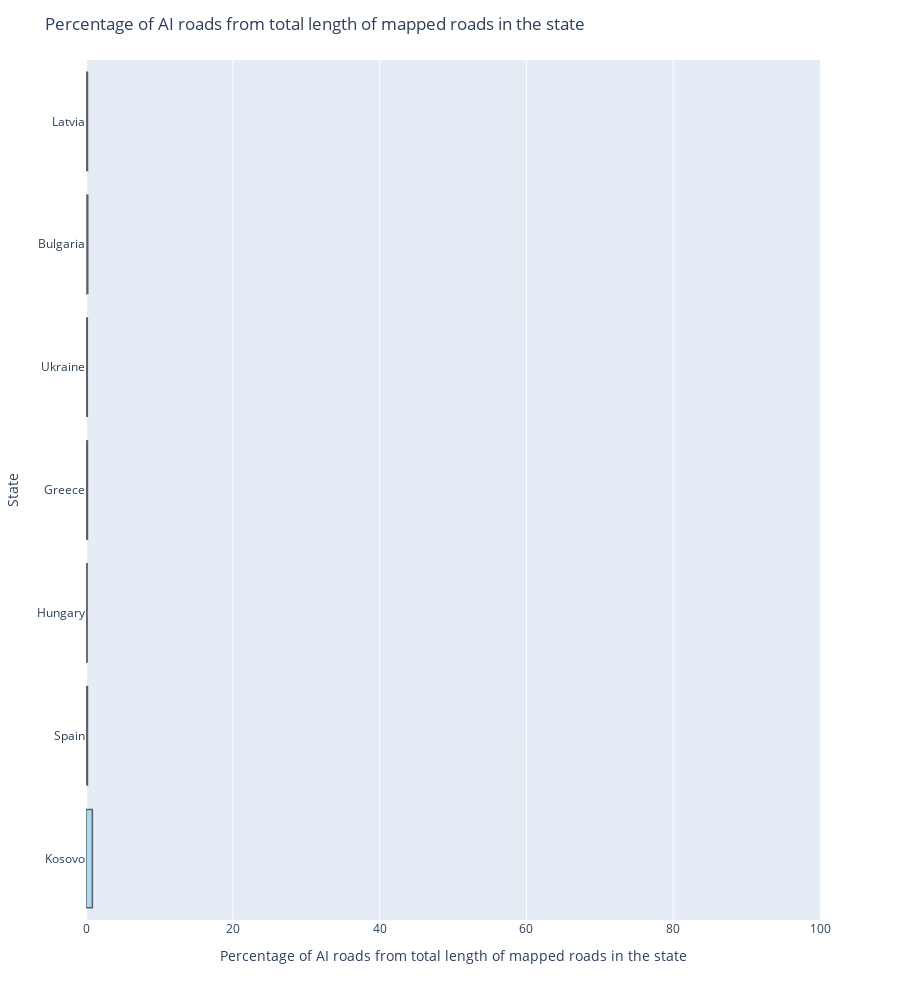

Source (notebook cell):
### Markdown cell above
#### Plotly lib

### Code cell
# Create the horizontal percentage bar chart
fig = px.bar(df_ai_rel, x='percentage', y='name', orientation='h')

# Set the x-axis limit to 100
fig.update_xaxes(range=[0, 100])

# Customize the chart
fig.update_traces(marker_color='skyblue', marker_line_color='black',
                  marker_line_width=1.5, opacity=0.6)
fig.update_layout(title='Percentage of AI roads from total length of mapped roads in the state',
                  xaxis_title='Percentage of AI roads from total length of mapped roads in the state',
                  yaxis_title='State',
                  height=1000)

# Display the chart
fig.show()

### Figure 1 — Plotly figure (JSON) as saved in the notebook; plotly's stock layout.template omitted (floating-point values rounded to 4 significant figures)
{"data": [{"alignmentgroup": "True", "hovertemplate": "percentage=%{x}<br>name=%{y}<extra></extra>", "legendgroup": "", "marker": {"color": "skyblue", "line": {"color": "black", "width": 1.5}, "pattern": {"shape": ""}}, "name": "", "offsetgroup": "", "opacity": 0.6, "orientation": "h", "showlegend": false, "textposition": "auto", "type": "bar", "x": [0.8704, 0.2, 0.151, 0.1988, 0.1818, 0.2381, 0.2055], "xaxis": "x", "y": ["Kosovo", "Spain", "Hungary", "Greece", "Ukraine", "Bulgaria", "Latvia"], "yaxis": "y"}], "layout": {"barmode": "relative", "height": 1000, "legend": {"tracegroupgap": 0}, "margin": {"t": 60}, "title": {"text": "Percentage of AI roads from total length of mapped roads in the state"}, "xaxis": {"anchor": "y", "domain": [0, 1], "range": [0, 100], "title": {"text": "Percentage of AI roads from total length of mapped roads in the state"}}, "yaxis": {"anchor": "x", "domain": [0, 1], "title": {"text": "State"}}}}
